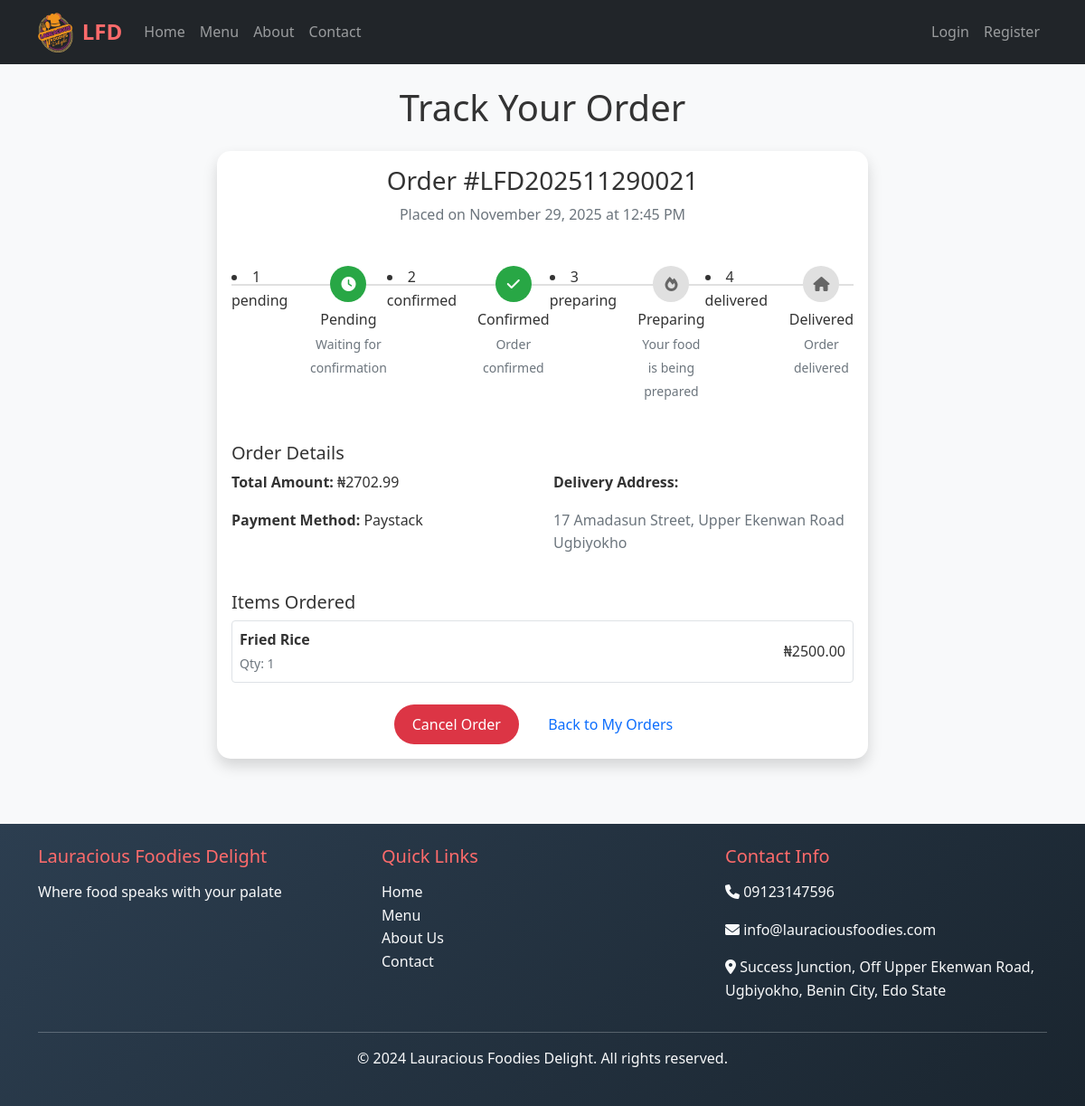
Screenshot of /orders/track_order/LFD202511290021 with the database file from the repository.
### app/models.py (models this page shows, shortened)
class Order(db.Model):
    id = db.Column(db.Integer, primary_key=True)
    order_number = db.Column(db.String(20), unique=True, nullable=False)
    customer_id = db.Column(db.Integer, db.ForeignKey('user.id'), nullable=False)
    total_amount = db.Column(db.Float, nullable=False, default=0.0)
    status = db.Column(db.String(20), default='pending')
    payment_method = db.Column(db.String(50))
    delivery_address = db.Column(db.Text)
    phone_number = db.Column(db.String(20))
    notes = db.Column(db.Text)
    created_at = db.Column(db.DateTime, default=datetime.utcnow)
    updated_at = db.Column(db.DateTime, default=datetime.utcnow, onupdate=datetime.utcnow)
    paystack_ref   = db.Column(db.String(40), unique=True, nullable=True)
    payment_status = db.Column(db.String(20), default='pending')
    order_items = db.relationship('OrderItem', backref='order', lazy='dynamic', cascade='all, delete-orphan')

class OrderItem(db.Model):
    id = db.Column(db.Integer, primary_key=True)
    order_id = db.Column(db.Integer, db.ForeignKey('order.id'), nullable=False)
    menu_item_id = db.Column(db.Integer, db.ForeignKey('menu_item.id'), nullable=False)
    quantity = db.Column(db.Integer, nullable=False)
    unit_price = db.Column(db.Float, nullable=False)
    subtotal = db.Column(db.Float, nullable=False)

class MenuItem(db.Model):
    id = db.Column(db.Integer, primary_key=True)
    name = db.Column(db.String(100), nullable=False)
    description = db.Column(db.Text)
    price = db.Column(db.Float, nullable=False)
    image_url = db.Column(db.String(200))
    is_available = db.Column(db.Boolean, default=True)
    preparation_time = db.Column(db.Integer, default=15)  # in minutes
    category_id = db.Column(db.Integer, db.ForeignKey('category.id'), nullable=False)
    created_at = db.Column(db.DateTime, default=datetime.utcnow)
    order_items = db.relationship('OrderItem', backref='menu_item', lazy='dynamic')

### app/routes/orders.py (the view)
@bp.route('/track_order/<order_number>')
def track_order(order_number):
    order = Order.query.filter_by(order_number=order_number).first_or_404()
    status_order = [
        'Pending',
        'Confirmed',
        'Preparing',
        'Out for Delivery',
        'Delivered'
    ]
    current_index = status_order.index(order.status) if order.status in status_order else -1
    return render_template(
        'track_order.html',
        order=order,
        status_order=status_order,
        current_index=current_index
    )

### app/templates/track_order.html (shortened to what this page needs)
{% extends "base.html" %}
{% block content %}
<div class="container">
    <h1 class="text-center mb-4">Track Your Order</h1>
    <div class="row justify-content-center">
        <div class="col-lg-8">
            <div class="card shadow">
                <div class="card-body">
                    <div class="text-center mb-4">
                        <h3>Order #{{ order.order_number }}</h3>
                        <p class="text-muted">Placed on {{ order.created_at.strftime('%B %d, %Y at %I:%M %p') }}</p>
                    </div>
                    <div class="order-timeline mb-4">
                        <div class="timeline-container">
                            {% set status_order = ['pending', 'confirmed', 'preparing', 'delivered'] %}
                            {% set current_index = status_order.index(order.status) if order.status in status_order else -1 %}
                            {% for status in status_order %}
                                {% set i = loop.index0 %}
                                <li class="step {% if i <= current_index %}completed{% endif %}">
                                    <span class="step-number">{{ loop.index }}</span>
                                    <span class="step-label">{{ status }}</span>
                                </li>
                            <div class="timeline-item {% if i <= current_index %}completed{% endif %}">
                                <div class="timeline-marker">
                                    <i class="fas {% if status == 'pending' %}fa-clock{% elif status == 'confirmed' %}fa-check{% elif status == 'preparing' %}fa-fire{% elif status == 'delivered' %}fa-home{% endif %}"></i>
                                </div>
                                <div class="timeline-content">
                                    <h6>{{ status.title() }}</h6>
                                    <small class="text-muted">
                                        {% if status == 'pending' %}Waiting for confirmation{% endif %}
                                        {% if status == 'confirmed' %}Order confirmed{% endif %}
                                        {% if status == 'preparing' %}Your food is being prepared{% endif %}
                                        {% if status == 'delivered' %}Order delivered{% endif %}
                                    </small>
                                </div>
                            </div>
                            {% endfor %}
                        </div>
                    </div>
                    <div class="order-details mb-4">
                        <h5>Order Details</h5>
                        <div class="row">
                            <div class="col-md-6">
                                <p><strong>Total Amount:</strong> ₦{{ "%.2f"|format(order.total_amount) }}</p>
                                <p><strong>Payment Method:</strong> {{ order.payment_method.title() }}</p>
                            </div>
                            <div class="col-md-6">
                                <p><strong>Delivery Address:</strong></p>
                                <p class="text-muted">{{ order.delivery_address }}</p>
                            </div>
                        </div>
                    </div>
                    <div class="order-items mb-4">
                        <h5>Items Ordered</h5>
                        {% for order_item in order.order_items %}
                        <div class="d-flex justify-content-between align-items-center mb-2 p-2 border rounded">
                            <div>
                                <strong>{{ order_item.menu_item.name }}</strong>
                                <br>
                                <small class="text-muted">Qty: {{ order_item.quantity }}</small>
                            </div>
                            <span>₦{{ "%.2f"|format(order_item.subtotal) }}</span>
                        </div>
                        {% endfor %}
                    </div>
                    <div class="text-center">
                        {% if order.status in ['pending', 'confirmed'] %}
                        <form method="POST" action="{{ url_for('orders.cancel_order', order_id=order.id) }}" class="d-inline">
                            <button type="submit" class="btn btn-danger me-2" onclick="return confirm('Are you sure you want to cancel this order?');">
                                Cancel Order
                            </button>
                        </form>
                        {% endif %}
                        <a href="{{ url_for('orders.my_orders') }}" class="btn btn-outline-primary">Back to My Orders</a>
                    </div>
                </div>
            </div>
        </div>
    </div>
</div>
{% endblock %}

### app/static/css/style.css (style rules this page uses)
:root { --primary-color: #ff6b6b; --secondary-color: #4ecdc4; --dark-color: #2c3e50; --light-color: #ecf0f1; --success-color: #28a745; --warning-color: #ffc107; --danger-color: #dc3545; --info-color: #17a2b8; }
* { box-sizing: border-box; }
body { font-family: 'Segoe UI', Tahoma, Geneva, Verdana, sans-serif; line-height: 1.6; color: #333; background-color: #f8f9fa; }
.card { transition: all 0.3s ease; border: none; border-radius: 15px; overflow: hidden; box-shadow: 0 4px 6px rgba(0, 0, 0, 0.1); }
.btn { border-radius: 25px; padding: 10px 20px; font-weight: 500; transition: all 0.3s ease; border: none; }

### app/templates/track_order.html (style rules this page uses)
.order-timeline { position: relative; padding: 20px 0; }
.timeline-container { display: flex; justify-content: space-between; position: relative; }
.timeline-container::before { content: ''; position: absolute; top: 20px; left: 0; right: 0; height: 2px; background: #e0e0e0; z-index: 1; }
.timeline-item { flex: 1; text-align: center; position: relative; z-index: 2; }
.timeline-marker { width: 40px; height: 40px; border-radius: 50%; background: #e0e0e0; display: flex; align-items: center; justify-content: center; margin: 0 auto 10px; color: #666; }
.timeline-item.completed .timeline-marker { background: var(--success-color); color: white; }
.timeline-content h6 { margin-bottom: 5px; }

### rows the page displays
Order: order_number "LFD202511290021", created_at "November 29, 2025 at 12:45 PM", status "confirmed", title "Confirmed", shows "Order confirmed", total_amount "2702.99", payment_method "Paystack", delivery_address "17 Amadasun Street, Upper Ekenwan Road Ugbiyokho"
OrderItem: menu_item.name "Fried Rice", quantity "1", subtotal "2500.00"

### other values shown
{{ status }} "pending" "preparing" "delivered"
{{ status.title() }} "Pending" "Preparing" "Delivered"
